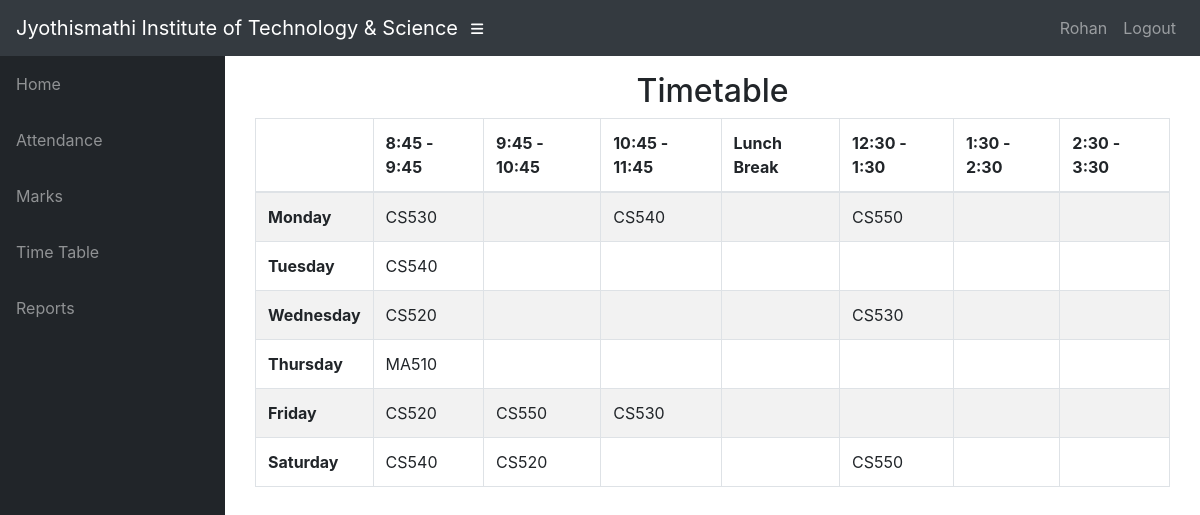
The page /info/student/CS5A/timetable/ (signed in) on the database its author committed.
### info/models.py (models this page shows, shortened)
class User(AbstractUser):
    @property
    def is_student(self):
        if hasattr(self, 'student'):
            return True
        return False
    @property
    def is_teacher(self):
        if hasattr(self, 'teacher'):
            return True
        return False

class Teacher(models.Model):
    user = models.OneToOneField(User, on_delete=models.CASCADE, null=True)
    id = models.CharField(primary_key=True, max_length=100)
    dept = models.ForeignKey(Dept, on_delete=models.CASCADE, default=1)
    name = models.CharField(max_length=100)
    sex = models.CharField(max_length=50, choices=sex_choice, default='Male')
    DOB = models.DateField(default='1998-01-01')

class Assign(models.Model):
    class_id = models.ForeignKey(Class, on_delete=models.CASCADE)
    course = models.ForeignKey(Course, on_delete=models.CASCADE)
    teacher = models.ForeignKey(Teacher, on_delete=models.CASCADE)
    class Meta:
        unique_together = (('course', 'class_id', 'teacher'),)

### info/views.py (the view)
# urls.py: path('student/<slug:class_id>/timetable/', views.timetable, name='timetable'),
@login_required()
def timetable(request, class_id):
    asst = AssignTime.objects.filter(assign__class_id=class_id)
    matrix = [['' for i in range(8)] for j in range(6)]
    for i, d in enumerate(DAYS_OF_WEEK):
        t = 0
        for j in range(6):
            if j == 0:
                matrix[i][0] = d[0]
                continue
            if j == 4 : #or j == 8:
                continue
            try:
                a = asst.get(period=time_slots[t][0], day=d[0])
                matrix[i][j] = a.assign.course_id
            except AssignTime.DoesNotExist:
                pass
            t += 1
    context = {'matrix': matrix}
    return render(request, 'info/timetable.html', context)

### info/templates/info/timetable.html
{% extends 'info/base.html' %}
    {% block content %}
    <div class="container">
        <div class="container">
            <div class="row">
                <div class="col-md-12">
                    <h2 class="text-center">
                        Timetable
                    </h2>
                </div>
                <div id="no-more-tables">
                    <table class="col-sm-12 table table-bordered table-striped table-condensed cf">
                        <thead class="cf">
                            <tr>
                                <th>      </th>
                                <th>8:45 - 9:45</th>
                                <th>9:45 - 10:45</th>
                                <th>10:45 - 11:45</th>
                                <th>Lunch Break</th>
                                <th>12:30 - 1:30</th>
                                <th>1:30 - 2:30</th>
                                <th>2:30 - 3:30</th>
                            </tr>
                        </thead>
                        <tbody>
                            {% for i in matrix %}
                            <tr>
                                {% for j in i %}
                                    {% if forloop.counter == 1 %}
                                    <td><b>{{ j }}</b></td>
                                    {% else %}
                                    <td>{{ j }}</td>
                                    {% endif %}
                                {% endfor %}
                            </tr>
                            {% endfor %}
                        </tbody>
                    </table>
                </div>
            </div>
        </div>
    </div>
    {% endblock %}

### info/templates/info/base.html (shortened to what this page needs)
<!DOCTYPE html>
<html lang="en">
  <head>
      {% load static %}
    <link href="{% static '/info/bootstrap/vendor/bootstrap/css/bootstrap.min.css' %}" rel="stylesheet">
    <link href="{% static '/info/bootstrap/vendor/fontawesome-free/css/all.min.css' %}" rel="stylesheet" type="text/css">
    <link href="{% static '/info/bootstrap/vendor/datatables/dataTables.bootstrap4.css' %}" rel="stylesheet">
    <link href="{% static '/info/bootstrap/css/sb-admin.css' %}" rel="stylesheet">
  </head>
  <body id="page-top">
    <nav class="navbar navbar-expand navbar-dark bg-dark static-top">
      <a class="navbar-brand mr-1" href="{% url 'index' %}">Jyothismathi Institute of Technology & Science</a>
      <button class="btn btn-link btn-sm text-white order-1 order-sm-0" id="sidebarToggle" href="#">
        <i class="fas fa-bars"></i>
      </button>
        <div class="collapse navbar-collapse" id="navbarResponsive">
          <ul class="navbar-nav ml-auto">
            <li class="nav-item">
                {% if request.user.is_student %}
                    <a class="nav-link text-capitalize">{{ request.user.student.name }}</a>
                {% elif request.user.is_teacher %}
                    <a class="nav-link text-capitalize">{{ request.user.teacher.name }}</a>
                {% endif %}
            </li>
            <li class="nav-item">
                <a class="nav-link" href="#" data-toggle="modal" data-target="#logoutModal">Logout</a>
            </li>
          </ul>
        </div>
    </nav>
    <div id="wrapper">
      <ul class="sidebar navbar-nav">
            <li class="nav-item">
              <a class="nav-link" href="{% url 'index' %}">
                <span>Home</span>
              </a>
            </li>
        {% if request.user.is_student %}
            <li class="nav-item">
              <a class="nav-link" href="{% url 'attendance' request.user.student.USN %}">
                <span>Attendance</span>
              </a>
            </li>
            <li class="nav-item">
              <a class="nav-link" href="{% url 'attendance' request.user.student.USN %}">
                <span>Attendance By Subject</span>
              </a>
            </li>
            <li class="nav-item">
              <a class="nav-link" href="{% url 'marks_list' request.user.student.USN %}">
                <span>Marks</span>
              </a>
            </li>
              <li class="nav-item">
              <a class="nav-link" href="{% url 'timetable' request.user.student.class_id_id %}">
                <span>Time Table</span>
              </a>
            </li>
        {% elif request.user.is_teacher %}
            <li class="nav-item">
              <a class="nav-link" href="{% url 't_clas' request.user.teacher.id 1 %}">
                <span>Attendance</span>
              </a>
            </li>
            <li class="nav-item">
              <a class="nav-link" href="{% url 't_clas' request.user.teacher.id 2 %}">
                <span>Marks</span>
              </a>
            </li>
              <li class="nav-item">
              <a class="nav-link" href="{% url 't_timetable' request.user.teacher.id %}">
                <span>Time Table</span>
              </a>
            </li>
            <li class="nav-item">
              <a class="nav-link" href="{% url 't_clas' request.user.teacher.id 3 %}">
                <span>Reports</span>
              </a>
            </li>
        {% endif %}
      </ul>
      <div id="content-wrapper">
        <div class="container-fluid">
            {% block content %}
            {% endblock %}
        </div>
      </div>
    </div>
  </body>
</html>

### rows shown on the page
User: user.teacher.name "Rohan"
Assign: i "CS530" "CS530" "CS530"
Assign: i "CS540" "CS540" "CS540"
Assign: i "CS550" "CS550" "CS550"
Assign: i "CS520" "CS520" "CS520"
Assign: i "MA510"

### other values the page prints
{{ j }} "Monday" "Tuesday" "Wednesday" "Thursday" "Friday" "Saturday"
